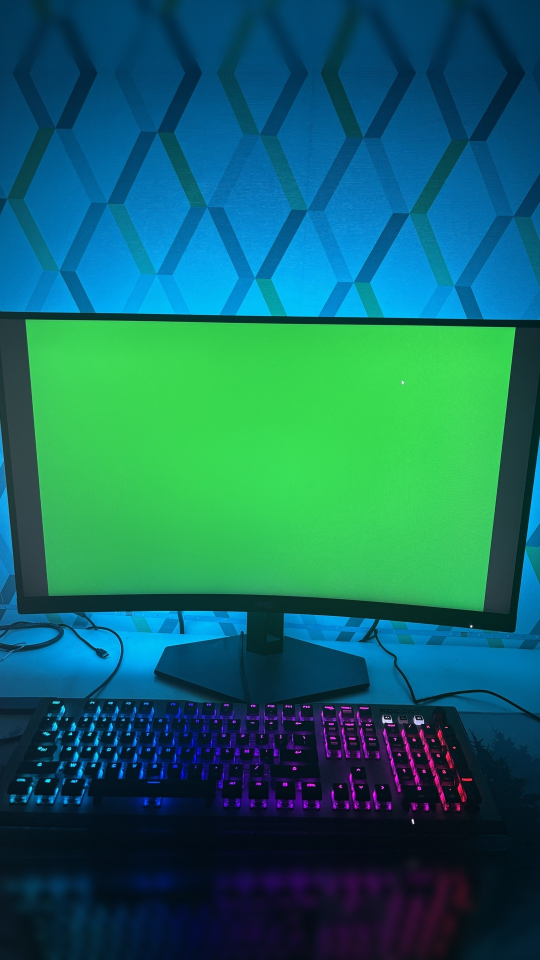
#> input picture video/pub-pmsb-gestion/assets/photo.jpg, 1080 x 1920 px (shown at 1/2 size)
$ python prepare-photo.py ../assets/photo.jpg
#> lines starting #> are read from the running program, lines starting #| are printed output that depends on the picture; after the words box and inside, x2 and y2 are one past the last pixel; in counts of white or black regions, pixels touching at a corner belong together
"""Cadre la photo de l'écran vert en 1080 × 1920 pour le TikTok.

    python3 -I scripts/prepare-photo.py <photo d'origine> [assets/photo.jpg] [--haut 640]

Une photo 9:16 dont l'écran tient dans la largeur est simplement mise à l'échelle (« cover »).
Sinon (photo 3:4, écran trop large…), la photo est réduite pour que l'écran vert tienne dans la
largeur avec une petite marge, le haut de l'écran est placé vers y = --haut (sous la légende), et
les bandes qui manquent sont prolongées en miroir, adoucies et assombries vers le bord.
Ensuite : python3 -I scripts/detect-screen.py
"""
import os
import sys

import numpy as np
from PIL import Image, ImageFilter, ImageOps

args = sys.argv[1:]
top_target = 640
if '--haut' in args:
    i = args.index('--haut'); top_target = float(args[i + 1]); del args[i:i + 2]
SRC = args[0]
OUT = args[1] if len(args) > 1 else os.path.join(os.path.dirname(os.path.abspath(__file__)), '..', 'assets', 'photo.jpg')
W, H = 1080, 1920
MARGE = 0.05  # de chaque côté de l'écran (le tremblé zoome jusqu'à 1,08)

im = ImageOps.exif_transpose(Image.open(SRC)).convert('RGB')
#> im is the input picture: PIL image 1080x1920 RGB; mean R, G, B 20.8, 102.7, 100.5
pw, ph = im.size
#> pw = 1080; ph = 1920
a = np.asarray(im).astype(np.int32)
g = a[..., 1]
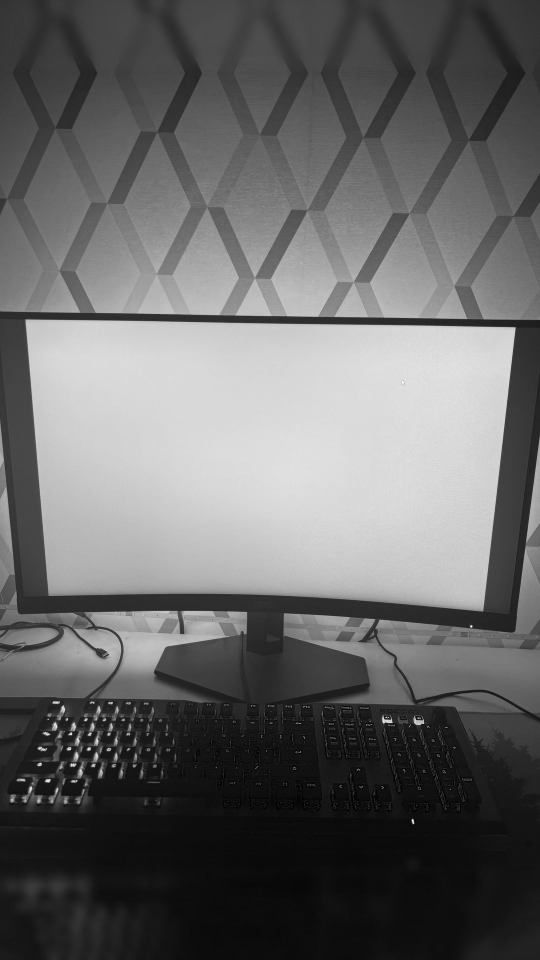
#> g: shape (1920, 1080) int32 (shown at 1/2 size); min 0, max 255, mean 102.7
mask = (g > 70) & (g - np.maximum(a[..., 0], a[..., 2]) > np.maximum(35, 0.28 * g))
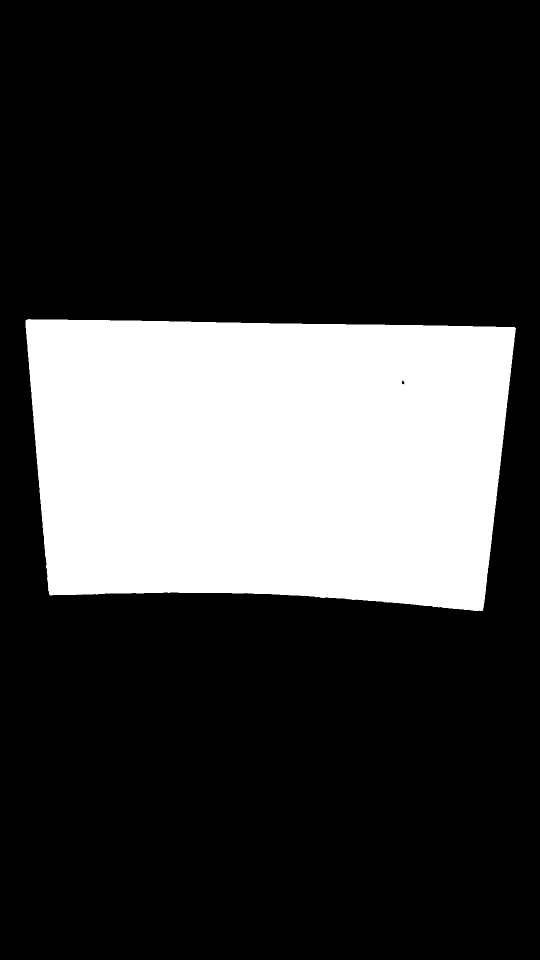
#> mask: shape (1920, 1080) bool (shown at 1/2 size); 24.6% white; 1 white region, box (x1, y1, x2, y2) and area: (51, 638, 1032, 1222) 509450
ys, xs = np.nonzero(mask)
if len(xs) < 0.02 * pw * ph:
    sys.exit('Écran vert introuvable : la photo doit montrer l\'écran rempli de vert (0, 177, 64).')
# boîte de l'écran (en écartant quelques points isolés)
x0, x1 = np.percentile(xs, [0.02, 99.98]); y0, y1 = np.percentile(ys, [0.02, 99.98])
#> after `x0, x1 = np.percentile(xs, [0.02, 99.98])`: x0 = 54; x1 = 1027
#> after `y0, y1 = np.percentile(ys, [0.02, 99.98])`: y0 = 640; y1 = 1218
gw = x1 - x0
#> gw = 973

k_cover = max(W / pw, H / ph)
#> k_cover = 1
k_fit = (1 - 2 * MARGE) * W / gw
#> k_fit = 0.999
k = min(k_cover, k_fit)
#> k = 0.999
sw, sh = round(pw * k), round(ph * k)
#> sw = 1079; sh = 1918
# horizontal : écran centré ; vertical : haut de l'écran vers top_target, sans laisser de bande si la photo couvre
ox = W / 2 - (x0 + x1) / 2 * k
#> ox = 0.0555
oy = top_target - y0 * k
#> oy = 0.658
if sw >= W: ox = min(0, max(W - sw, ox))
if sh >= H: oy = min(0, max(H - sh, oy))
ox, oy = round(ox), round(oy)
#> ox = 0; oy = 1
print(f'échelle {k:.3f} ({"cover" if k == k_cover else "écran dans la largeur"}), photo {sw}×{sh} placée en ({ox}, {oy})')
#| échelle 0.999 (écran dans la largeur), photo 1079×1918 placée en (0, 1)

small = np.asarray(im.resize((sw, sh), Image.LANCZOS)).astype(np.float32)
# toile : chaque pixel prend le pixel de la photo, en miroir au-delà des bords
yy = np.arange(H) - oy
#> yy = 1920 values from -1 to 1918
xx = np.arange(W) - ox
#> xx = 1080 values from 0 to 1079
def mirror(v, n):
#> called with v = array of shape (1920,), n = 1918
    v = np.abs(v)
#> v = 1920 values, max 1918 at index 1919, min 0 at index 1, mean 958.5
    v = np.where(v >= n, 2 * (n - 1) - v, v)
#> v = 1920 values, max 1917 at index 1918, min 0 at index 1, mean 958.5
    return np.clip(v, 0, n - 1)
my, mx = mirror(yy, sh), mirror(xx, sw)
#> my has the same summary as v in mirror; mx = 1080 values, max 1078 at index 1078, min 0 at index 0, mean 539.5
out = small[my[:, None], mx[None, :]]
inside = ((yy >= 0) & (yy < sh))[:, None] & ((xx >= 0) & (xx < sw))[None, :]
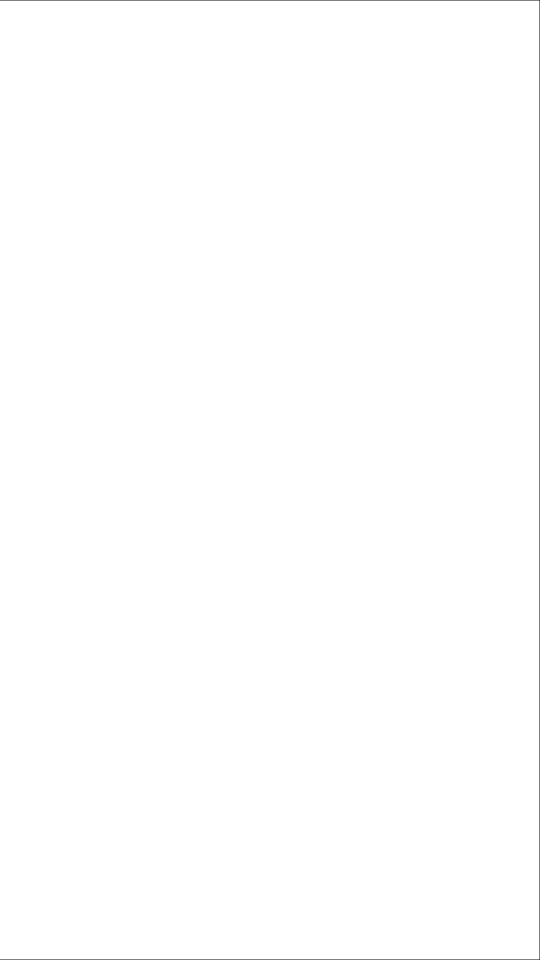
#> inside: shape (1920, 1080) bool (shown at 1/2 size); 99.8% white; black in thin lines or dots
if not inside.all():
    # les bandes ajoutées : floutées, assombries vers le bord, fondu de 40 px avec la photo
    soft = np.asarray(Image.fromarray(out.astype(np.uint8)).filter(ImageFilter.GaussianBlur(10))).astype(np.float32)
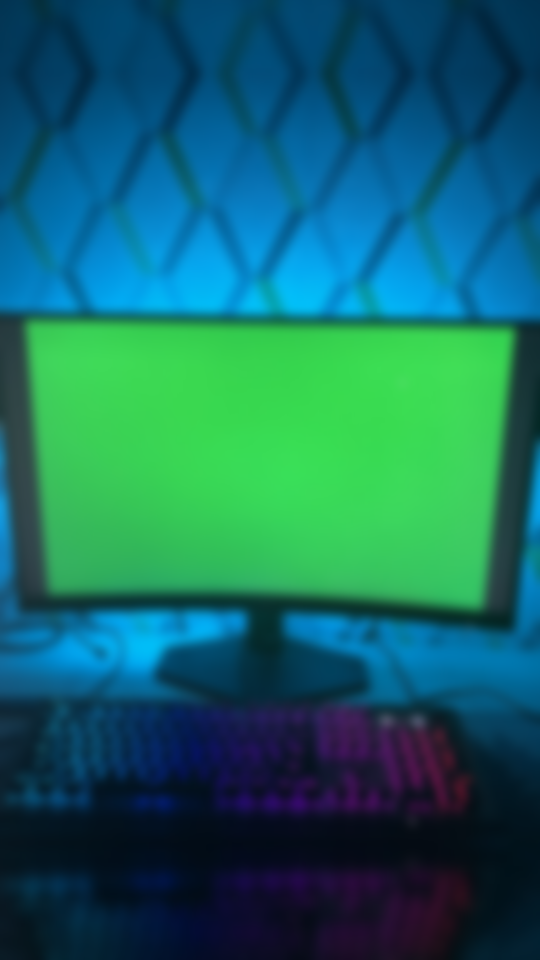
#> soft: shape (1920, 1080, 3) float32 (shown at 1/2 size); mean R, G, B 20.8, 102.9, 100.7
    dy = np.maximum(np.maximum(-yy, yy - (sh - 1)), 0)[:, None].astype(np.float32)
#> dy = 1920 values, max 1 at index 0, min 0 at index 1, mean 0.00104
    dx = np.maximum(np.maximum(-xx, xx - (sw - 1)), 0)[None, :].astype(np.float32)
    d = np.maximum(dy, dx)
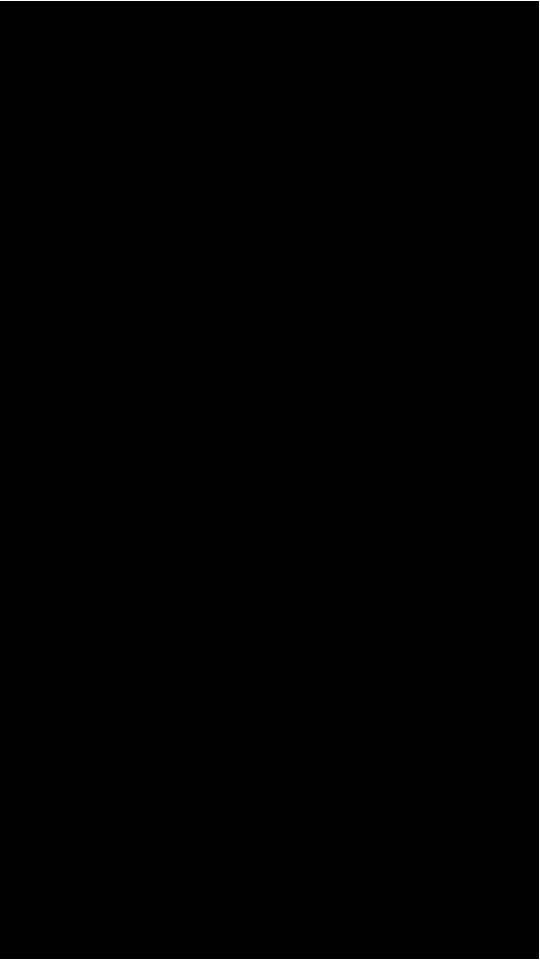
#> d: shape (1920, 1080) float32 (shown at 1/2 size); values 0 (black) and 1 (white), 0.2% white in thin lines or dots
    fade = np.clip(d / 40, 0, 1)[..., None]
#> fade: shape (1920, 1080, 1) float32; values 0 (black) and 0.025 (white), 0.2% white in thin lines or dots
    dark = (1 - 0.55 * np.clip(d / 260, 0, 1))[..., None]
#> dark: shape (1920, 1080, 1) float32; values 0.998 (black) and 1 (white), 99.8% white; black in thin lines or dots
    out = out * (1 - fade) + soft * dark * fade
Image.fromarray(np.clip(out, 0, 255).astype(np.uint8)).save(OUT, quality=93)
print('ok', OUT)
